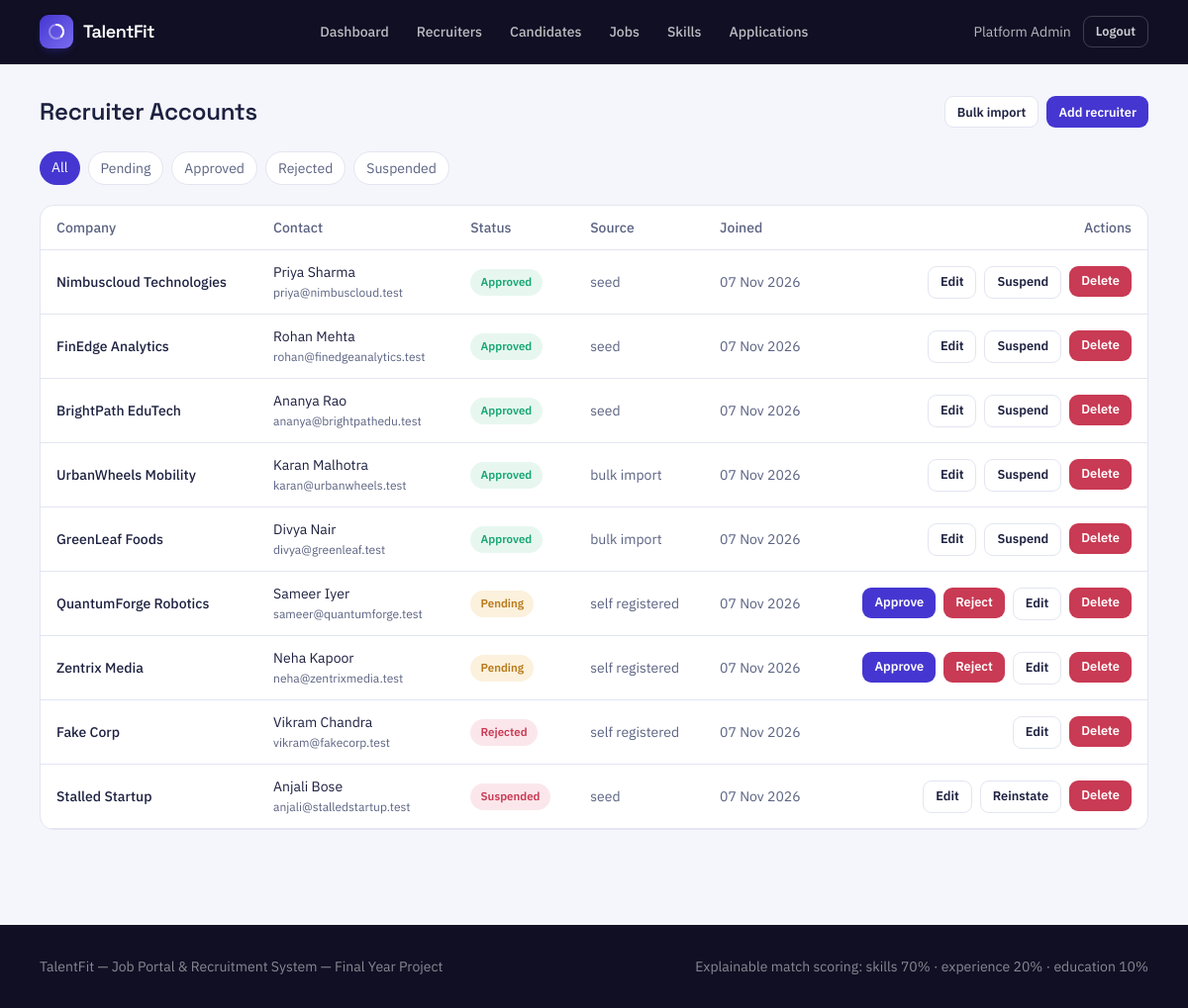
Page /admin/recruiters (signed in) on the committed database.
### tables this page shows
CREATE TABLE users (
    id INT AUTO_INCREMENT PRIMARY KEY,
    name VARCHAR(150) NOT NULL,
    email VARCHAR(190) NOT NULL UNIQUE,
    password_hash VARCHAR(255) NULL,
    role ENUM('admin', 'recruiter', 'candidate') NOT NULL,
    status ENUM('pending', 'approved', 'rejected', 'suspended') NOT NULL DEFAULT 'approved',
    source ENUM('seed', 'self_registered', 'bulk_import', 'admin_manual') NOT NULL DEFAULT 'self_registered',
    reset_token VARCHAR(64) NULL,
    reset_token_expires_at DATETIME NULL,
    created_at TIMESTAMP NOT NULL DEFAULT CURRENT_TIMESTAMP,
    updated_at TIMESTAMP NOT NULL DEFAULT CURRENT_TIMESTAMP ON UPDATE CURRENT_TIMESTAMP
);

CREATE TABLE recruiter_profiles (
    user_id INT PRIMARY KEY,
    company_name VARCHAR(180) NOT NULL,
    company_description TEXT NULL,
    logo_path VARCHAR(255) NULL,
    website VARCHAR(255) NULL,
    work_email_domain VARCHAR(150) NULL,
    contact_name VARCHAR(150) NULL,
    contact_phone VARCHAR(30) NULL,
    CONSTRAINT fk_rp_user FOREIGN KEY (user_id) REFERENCES users(id) ON DELETE CASCADE
);

### app/views/admin/recruiters/index.php (the view, shortened to what the rows shown need)
<div class="flex items-center justify-between mb-6 flex-wrap gap-3">
    <h1 class="font-display font-semibold text-2xl text-ink">Recruiter Accounts</h1>
    <div class="flex gap-2">
        <a href="<?= Router::url('/admin/recruiters/import') ?>" class="btn-secondary btn-sm">Bulk import</a>
        <a href="<?= Router::url('/admin/recruiters/new') ?>" class="btn-primary btn-sm">Add recruiter</a>
    </div>
</div>
<div class="flex gap-2 mb-5 text-sm">
    <?php foreach (['' => 'All', 'pending' => 'Pending', 'approved' => 'Approved', 'rejected' => 'Rejected', 'suspended' => 'Suspended'] as $val => $label): ?>
        <a href="<?= Router::url('/admin/recruiters' . ($val ? '?status=' . $val : '')) ?>"
           class="px-3 py-1.5 rounded-full <?= ($status ?: '') === $val ? 'bg-indigo text-white' : 'bg-white border hairline text-slateink' ?>"><?= $label ?></a>
    <?php endforeach; ?>
</div>
<div class="card-surface overflow-x-auto">
    <table class="w-full text-sm">
        <thead>
            <tr class="text-left text-slateink border-b hairline">
                <th class="py-3 px-4 font-medium">Company</th>
                <th class="py-3 px-4 font-medium">Contact</th>
                <th class="py-3 px-4 font-medium">Status</th>
                <th class="py-3 px-4 font-medium">Source</th>
                <th class="py-3 px-4 font-medium">Joined</th>
                <th class="py-3 px-4 font-medium text-right">Actions</th>
            </tr>
        </thead>
        <tbody>
        <?php foreach ($recruiters as $r): ?>
            <tr class="border-b hairline">
                <td class="py-3 px-4 font-medium text-ink"><?= e($r['company_name'] ?? '—') ?></td>
                <td class="py-3 px-4"><?= e($r['name']) ?><br><span class="text-slateink text-xs"><?= e($r['email']) ?></span></td>
                <td class="py-3 px-4"><span class="status-badge status-<?= e($r['status']) ?> capitalize"><?= e($r['status']) ?></span></td>
                <td class="py-3 px-4 text-slateink"><?= e(str_replace('_', ' ', $r['source'])) ?></td>
                <td class="py-3 px-4 text-slateink"><?= format_date($r['created_at']) ?></td>
                <td class="py-3 px-4">
                    <div class="flex gap-2 justify-end flex-wrap">
                        <?php if ($r['status'] === 'pending'): ?>
                            <form method="post" action="<?= Router::url('/admin/recruiters/' . $r['id'] . '/approve') ?>"><?= Csrf::field() ?><button class="btn-primary btn-sm">Approve</button></form>
                            <form method="post" action="<?= Router::url('/admin/recruiters/' . $r['id'] . '/reject') ?>"><?= Csrf::field() ?><button class="btn-danger btn-sm">Reject</button></form>
                        <?php endif; ?>
                        <a href="<?= Router::url('/admin/recruiters/' . $r['id'] . '/edit') ?>" class="btn-secondary btn-sm">Edit</a>
                        <?php if ($r['status'] === 'suspended'): ?>
                            <form method="post" action="<?= Router::url('/admin/recruiters/' . $r['id'] . '/unsuspend') ?>"><?= Csrf::field() ?><button class="btn-secondary btn-sm">Reinstate</button></form>
                        <?php elseif ($r['status'] === 'approved'): ?>
                            <form method="post" action="<?= Router::url('/admin/recruiters/' . $r['id'] . '/suspend') ?>"><?= Csrf::field() ?><button class="btn-secondary btn-sm">Suspend</button></form>
                        <?php endif; ?>
                        <?php if ((int) ($r['application_count'] ?? 0) > 0): ?>
                            <span class="text-xs text-slateink self-center" title="Their postings hold <?= (int) $r['application_count'] ?> candidate application(s); deleting the account would erase those records. Suspend instead.">Locked &mdash; <?= (int) $r['application_count'] ?> application(s)</span>
                        <?php else: ?>
                            <form method="post" action="<?= Router::url('/admin/recruiters/' . $r['id'] . '/delete') ?>" onsubmit="return confirm('Delete this recruiter account and all their postings?');"><?= Csrf::field() ?><button class="btn-danger btn-sm">Delete</button></form>
                        <?php endif; ?>
                    </div>
                </td>
            </tr>
        <?php endforeach; ?>
        </tbody>
    </table>
</div>

### core/Router.php (shortened to what the rows shown need)
<?php
class Router
{
    private array $routes = ['GET' => [], 'POST' => []];
    private static string $basePath = '';
    public static function setBasePath(string $path): void
    {
        self::$basePath = rtrim($path, '/');
    }
    public static function url(string $path = ''): string
    {
        return self::$basePath . $path;
    }
    public function get(string $pattern, array $handler): void
    {
        $this->routes['GET'][$pattern] = $handler;
    }
    public function post(string $pattern, array $handler): void
    {
        $this->routes['POST'][$pattern] = $handler;
    }
    public function dispatch(string $method, string $uri): void
    {
        $path = parse_url($uri, PHP_URL_PATH) ?? '/';
        $path = rtrim($path, '/');
        foreach ($this->routes[$method] ?? [] as $pattern => $handler) {
            $params = $this->match($pattern, $path);
            if ($params !== null) {
                [$controllerClass, $action] = $handler;
                $controller = new $controllerClass();
                call_user_func_array([$controller, $action], $params);
                return;
            }
        }
    }
    private function match(string $pattern, string $path): ?array
    {
        $regex = preg_replace('#\{[a-zA-Z_]+\}#', '([^/]+)', $pattern);
        $regex = rtrim($regex, '/');
        if ($regex === '') {
            $regex = '/';
        }
        if (!preg_match('#^' . $regex . '$#', $path, $matches)) {
            return null;
        }
        array_shift($matches);
        return $matches;
    }
}

### app/views/partials/header.php (shortened to what the rows shown need)
<?php
$currentUser = Auth::user();
$role = $currentUser['role'] ?? null;
?>
<!doctype html>
<html lang="en">
<head>
    <script src="https://cdn.tailwindcss.com"></script>
    <link href="<?= Router::url('/assets/css/style.css') ?>" rel="stylesheet">
</head>
<body class="font-body">
<nav class="tf-nav">
    <div class="max-w-6xl mx-auto px-4 flex items-center justify-between h-16">
        <a href="<?= Router::url($currentUser ? Auth::dashboardPath() : '/') ?>" class="flex items-center gap-2.5">
            <span class="brand-mark">
                <svg width="18" height="18" viewBox="0 0 36 36" fill="none">
                    <circle cx="18" cy="18" r="14" stroke="rgba(255,255,255,0.35)" stroke-width="4"/>
                    <path d="M18 4a14 14 0 0 1 9.9 23.9" stroke="#fff" stroke-width="4" stroke-linecap="round"/>
                </svg>
            </span>
            <span class="font-display font-semibold text-white text-lg tracking-tight">TalentFit</span>
        </a>
        <div class="hidden md:flex items-center gap-1 text-sm font-medium">
            <?php if ($role === 'admin'): ?>
                <a class="nav-link px-3 py-2" href="<?= Router::url('/admin/dashboard') ?>">Dashboard</a>
                <a class="nav-link px-3 py-2" href="<?= Router::url('/admin/recruiters') ?>">Recruiters</a>
                <a class="nav-link px-3 py-2" href="<?= Router::url('/admin/candidates') ?>">Candidates</a>
                <a class="nav-link px-3 py-2" href="<?= Router::url('/admin/jobs') ?>">Jobs</a>
                <a class="nav-link px-3 py-2" href="<?= Router::url('/admin/skills') ?>">Skills</a>
                <a class="nav-link px-3 py-2" href="<?= Router::url('/admin/applications') ?>">Applications</a>
            <?php else: ?>
                <a class="nav-link px-3 py-2" href="<?= Router::url('/jobs') ?>">Browse Jobs</a>
            <?php endif; ?>
        </div>
        <div class="flex items-center gap-3">
            <?php if ($currentUser): ?>
                <a href="<?= Router::url('/account') ?>" class="hidden sm:inline text-sm text-white/70 hover:text-white"><?= e($currentUser['name']) ?></a>
                <form method="post" action="<?= Router::url('/logout') ?>">
                    <button type="submit" class="btn-secondary btn-sm !bg-transparent !text-white/80 !border-white/20 hover:!text-white">Logout</button>
                </form>
            <?php else: ?>
                <a href="<?= Router::url('/login') ?>" class="text-sm font-medium text-white/80 hover:text-white">Login</a>
                <a href="<?= Router::url('/register') ?>" class="btn-primary btn-sm">Get started</a>
            <?php endif; ?>
        </div>
    </div>
</nav>
<main class="max-w-6xl mx-auto px-4 py-8">

### rows in the picture
users: name "Platform Admin"
recruiter_profiles: company_name "Nimbuscloud Technologies", user_id.name "Priya Sharma", user_id.email "priya@nimbuscloud.test", user_id.status "Approved", user_id.source "seed", user_id.created_at "07 Nov 2026"
recruiter_profiles: company_name "FinEdge Analytics", user_id.name "Rohan Mehta", user_id.email "rohan@finedgeanalytics.test", user_id.status "Approved", user_id.source "seed", user_id.created_at "07 Nov 2026"
recruiter_profiles: company_name "BrightPath EduTech", user_id.name "Ananya Rao", user_id.email "ananya@brightpathedu.test", user_id.status "Approved", user_id.source "seed", user_id.created_at "07 Nov 2026"
recruiter_profiles: company_name "UrbanWheels Mobility", user_id.name "Karan Malhotra", user_id.email "karan@urbanwheels.test", user_id.status "Approved", user_id.source "bulk import", user_id.created_at "07 Nov 2026"
recruiter_profiles: company_name "GreenLeaf Foods", user_id.name "Divya Nair", user_id.email "divya@greenleaf.test", user_id.status "Approved", user_id.source "bulk import", user_id.created_at "07 Nov 2026"
recruiter_profiles: company_name "QuantumForge Robotics", user_id.name "Sameer Iyer", user_id.email "sameer@quantumforge.test", user_id.status "Pending", user_id.source "self registered", user_id.created_at "07 Nov 2026"
recruiter_profiles: company_name "Zentrix Media", user_id.name "Neha Kapoor", user_id.email "neha@zentrixmedia.test", user_id.status "Pending", user_id.source "self registered", user_id.created_at "07 Nov 2026"
recruiter_profiles: company_name "Fake Corp", user_id.name "Vikram Chandra", user_id.email "vikram@fakecorp.test", user_id.status "Rejected", user_id.source "self registered", user_id.created_at "07 Nov 2026"
recruiter_profiles: company_name "Stalled Startup", user_id.name "Anjali Bose", user_id.email "anjali@stalledstartup.test", user_id.status "Suspended", user_id.source "seed", user_id.created_at "07 Nov 2026"

### other values in the picture
$label "All"
$label "Pending"
$label "Approved"
$label "Rejected"
$label "Suspended"
